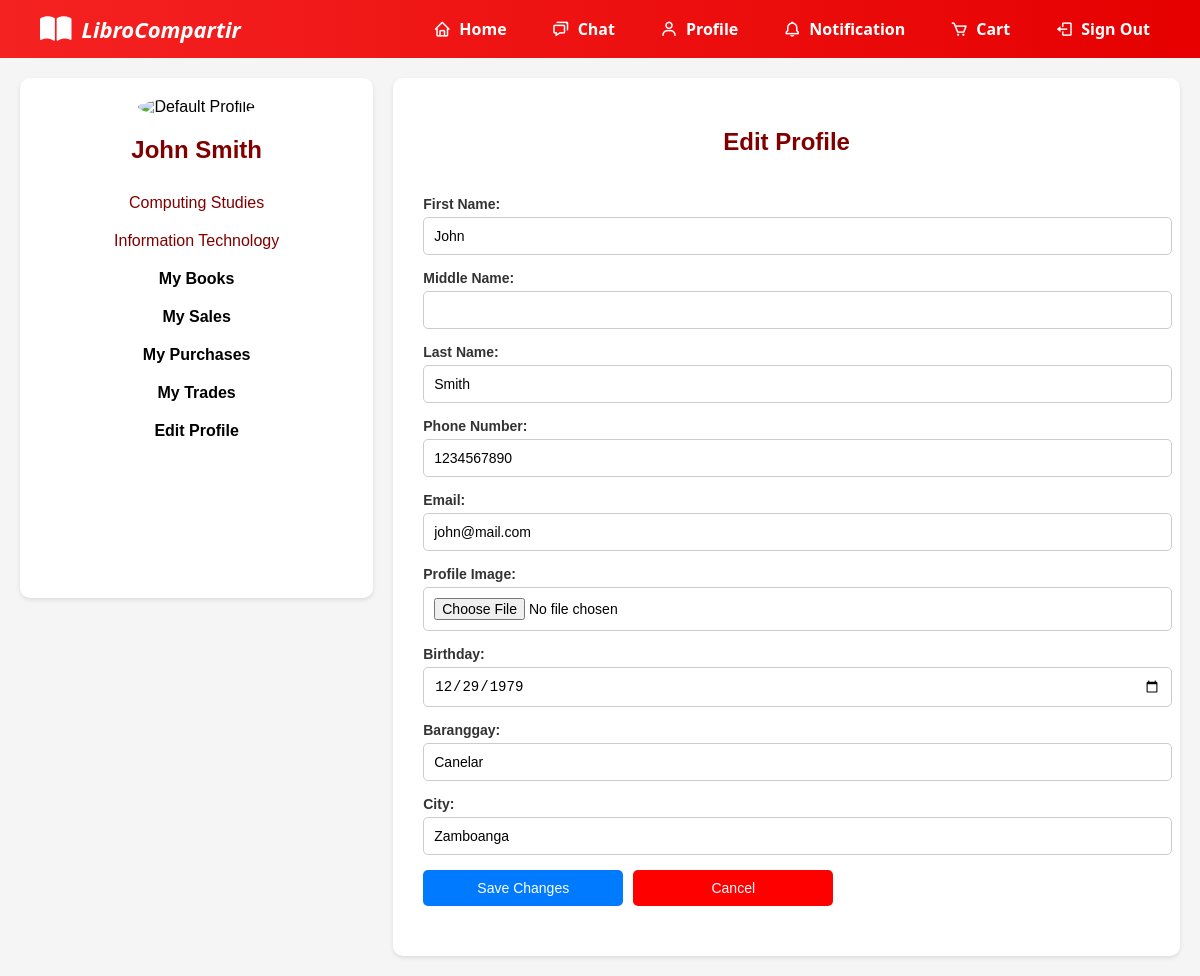
The page /libro_compartir/useredit.php (signed in) on the database its author committed.
### tables this page shows
CREATE TABLE `tbluser` (
  `user_id` int(11) NOT NULL,
  `first_name` varchar(255) NOT NULL,
  `middle_name` varchar(255) NOT NULL,
  `last_name` varchar(255) NOT NULL,
  `email` varchar(255) NOT NULL,
  `phone` int(10) NOT NULL,
  `username` varchar(255) NOT NULL,
  `password` varchar(255) NOT NULL,
  `image` blob NOT NULL,
  `college` varchar(255) NOT NULL,
  `course` varchar(255) NOT NULL,
  `year_level` varchar(50) NOT NULL,
  `birthday` date NOT NULL,
  `baranggay` varchar(255) NOT NULL,
  `city` varchar(255) NOT NULL,
  `role` varchar(50) NOT NULL DEFAULT 'user',
  `user_status` enum('active','inactive') DEFAULT 'active',
  `student_id_image` blob NOT NULL,
  `registration_status` enum('pending','approved','rejected') NOT NULL DEFAULT 'pending'
);

### libro_compartir/useredit.php (the view, shortened to what this page needs)
<?php
include 'config.php';
$username = $_SESSION['username'];
$stmt = $conn->prepare("SELECT * FROM tbluser WHERE username = ?");
$stmt->bind_param("s", $username);
$stmt->execute();
$user_result = $stmt->get_result();
if ($user_result->num_rows > 0) {
    $user_data = $user_result->fetch_assoc();
    $image_data = $user_data['image'];
} else {
    die("No user data found!");
}
?>
<!DOCTYPE html>
<html lang="en">
<head>
    <link href='https://unpkg.com/boxicons@2.1.4/css/boxicons.min.css' rel='stylesheet'>
    <link rel="stylesheet" href="https://cdnjs.cloudflare.com/ajax/libs/font-awesome/6.0.0/css/all.min.css">
</head>
<body>
<nav class="navbar">
<div class="brand-logo">
<i class="fas fa-book-open"></i>
  <span>LibroCompartir</span>
</div>
    <ul class="nav-links">
        <li><a href="userfyp.php"><i class='bx bx-home'></i> Home</a></li>
        <li><a href="chat.php"><i class='bx bx-chat'></i> Chat</a></li>
        <li><a href="user.php"><i class='bx bx-user'></i> Profile</a></li>
        <li><a href="notifications.php"><i class='bx bx-bell'></i> Notification</a></li>
        <li><a href="cart.php"><i class='bx bx-cart'></i> Cart</a></li>
        <li><a href="login.php"><i class='bx bx-log-out'></i> Sign Out</a></li>
    </ul>
</nav>
    <div class="content-container">
     <div class="user-box">
        <?php if (!empty($image_data)): ?>
    <img class="profile" alt="Profile" style="width: 120px;">
<?php else: ?>
    <img src="images/default-profile.jpg" class="profile" alt="Default Profile">
<?php endif; ?>
<h2 style="color: #800000;">
    <?php
    if (!empty($user_data['first_name']) && !empty($user_data['last_name'])) {
        echo htmlspecialchars($user_data['first_name'] . " " . $user_data['last_name']);
    } else {
        echo "User Name Not Available";
    }
    ?>
</h2>
            <ul class="user-menu">
            <li style="color: #800000;">
    <?php
    if (!empty($user_data['college'])) {
        echo htmlspecialchars($user_data['college'] );
    } else {
        echo "College Not Available";
    }
    ?> </li>
 <li style="color: #800000;"> <?php
    if (!empty($user_data['course'])) {
        echo htmlspecialchars($user_data['course'] );
    } else {
        echo "Course Not Available";
    }
    ?> </li>
                <li style= "font-size:16px"><a href="user.php">My Books</a></li>
                <li style= "font-size:16px"><a href="usersale.php">My Sales</a></li>
                <li style= "font-size:16px"><a href="userpurchase.php">My Purchases</a></li>
                <li><a href="mytrade_history.php">My Trades</a></li>
                <li style= "font-size:16px"><a href="useredit.php">Edit Profile</a></li>
            </ul>
        </div>
        <div class="products-box">
            <div class="products-header">
                <h2 style="color: #800000;">Edit Profile</h2>
            </div>
            <form action="useredit.php" method="POST" class="edit-profile-form">
                <div class="form-group">
                    <label>First Name:</label>
                    <input type="text" name="first_name" value="<?php echo htmlspecialchars($user_data['first_name']); ?>" required>
                </div>
                <div class="form-group">
                    <label>Middle Name:</label>
                    <input type="text" name="middle_name" value="<?php echo htmlspecialchars($user_data['middle_name']); ?>">
                </div>
                <div class="form-group">
                    <label>Last Name:</label>
                    <input type="text" name="last_name" value="<?php echo htmlspecialchars($user_data['last_name']); ?>" required>
                </div>
                <div class="form-group">
                    <label>Phone Number:</label>
                    <input type="text" name="phone" value="<?php echo htmlspecialchars($user_data['phone']); ?>" required>
                </div>
                <div class="form-group">
                    <label>Email:</label>
                    <input type="email" name="email" value="<?php echo htmlspecialchars($user_data['email']); ?>" required>
                </div>
                <div class="form-group">
                    <label>Profile Image:</label>
                    <input type="file" name="image" accept="image/*">
                </div>
                <div class="form-group">
                    <label>Birthday:</label>
                    <input type="date" name="birthday" value="<?php echo htmlspecialchars($user_data['birthday']); ?>" required>
                </div>
                <div class="form-group">
                    <label>Baranggay:</label>
                    <input type="text" name="baranggay" value="<?php echo htmlspecialchars($user_data['baranggay']); ?>" required>
                </div>
                <div class="form-group">
                    <label>City:</label>
                    <input type="text" name="city" value="<?php echo htmlspecialchars($user_data['city']); ?>" required>
                </div>
                <div class="buttons">
                <button type="submit" class="btn-update">Save Changes</button>
                <button type="button" class="btn-cancel" onclick="window.location.href='user.php'">Cancel</button>
                </div>
            </form>
        </div>
    </div>
</body>
</html>

### libro_compartir/useredit.php (style rules this page uses)
a { color:red; text-decoration: none; font-weight: bold; }
.buttons { display: flex; gap: 10px; }
.btn-cancel { background-color: red; color: white; padding: 10px 20px; border: none; font-size: 14px; border-radius: 5px; cursor: pointer; width: 100%; max-width: 200px; }
body { font-family: Arial, sans-serif; margin: 0; padding: 0; background-color: #f5f5f5; }
.navbar { background: linear-gradient(to right, #f52222, #e60000); display: flex; justify-content: space-between; align-items: center; padding: 12px 40px; font-family: 'Segoe UI', sans-serif; }
.nav-links { list-style: none; display: flex; gap: 25px; margin: 0; padding: 0; }
.nav-links li a { text-decoration: none; color: white; font-size: 16px; display: flex; align-items: center; gap: 8px; transition: background 0.3s, padding 0.3s; padding: 6px 10px; border-radius: 5px; }
.nav-links li a i { font-size: 18px; }
.brand-logo { display: flex; align-items: center; gap: 10px; color: white; font-size: 22px; font-weight: bold; font-style: italic; }
.brand-logo i { font-size: 28px; }
.content-container { display: flex; padding: 20px; gap: 20px; }
.user-box { background: white; padding: 20px; border-radius: 10px; width: 500px; height: 480px; text-align: center; box-shadow: 0px 2px 4px rgba(0, 0, 0, 0.1); }
.profile { border-radius: 50%; }
.user-menu { list-style: none; padding: 0; }
.user-menu li { padding: 10px 0; }
.user-menu a { text-decoration: none; color: black; font-weight: bold; }
.products-box { background: white; padding: 20px; border-radius: 10px; flex-grow: 1; height: 480px; box-shadow: 0px 2px 4px rgba(0, 0, 0, 0.1); }
.products-header { display: flex; justify-content: space-between; align-items: center; }
.edit-profile-form { display: flex; flex-direction: column; gap: 15px; width: 100%; max-width: 100%; padding: 20px; background: white; border-radius: 10px; box-shadow: none; }
.form-group { display: flex; flex-direction: column; }
.form-group label { font-size: 14px; font-weight: bold; color: #333; margin-bottom: 5px; }
.form-group input { width: 100%; padding: 10px; font-size: 14px; border: 1px solid #ccc; border-radius: 5px; transition: border 0.3s, box-shadow 0.3s; }
.btn-update { background-color: #007bff; color: white; padding: 10px; border: none; font-size: 14px; border-radius: 5px; cursor: pointer; width: 100%; max-width: 200px; }
.products-box { display: flex; flex-direction: column; align-items: center; justify-content: center; width: 100%; height: auto; padding: 30px; box-shadow: 0px 2px 4px rgba(0, 0, 0, 0.1); }

### rows shown on the page
tbluser: first_name+last_name "John Smith", college "Computing Studies", course "Information Technology", first_name "John", last_name "Smith", phone "1234567890", email "john@mail.com", birthday "12/29/1979", baranggay "Canelar", city "Zamboanga"
